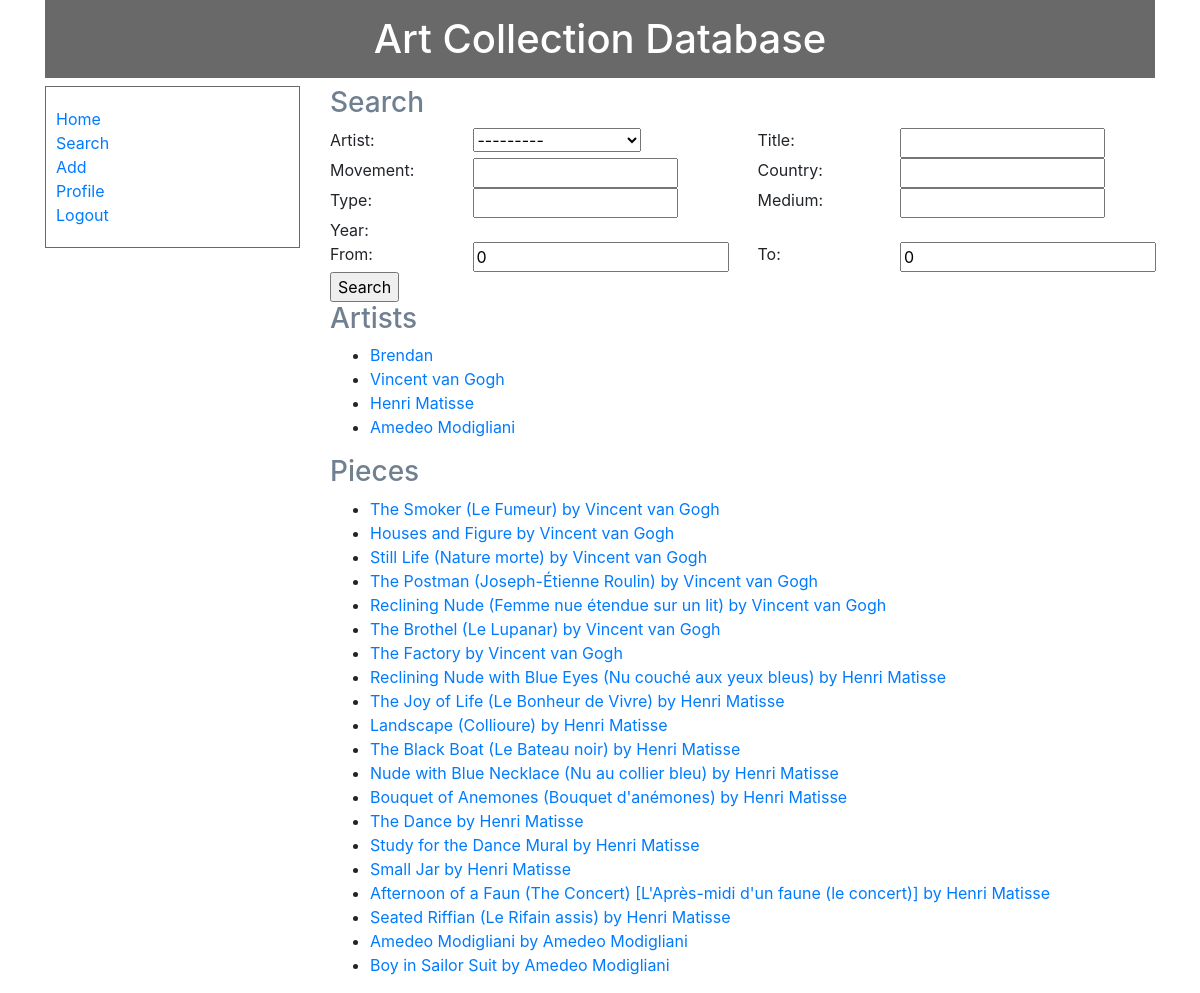
Page /ArtMuseum/search/ (signed in) on the earlier database version.
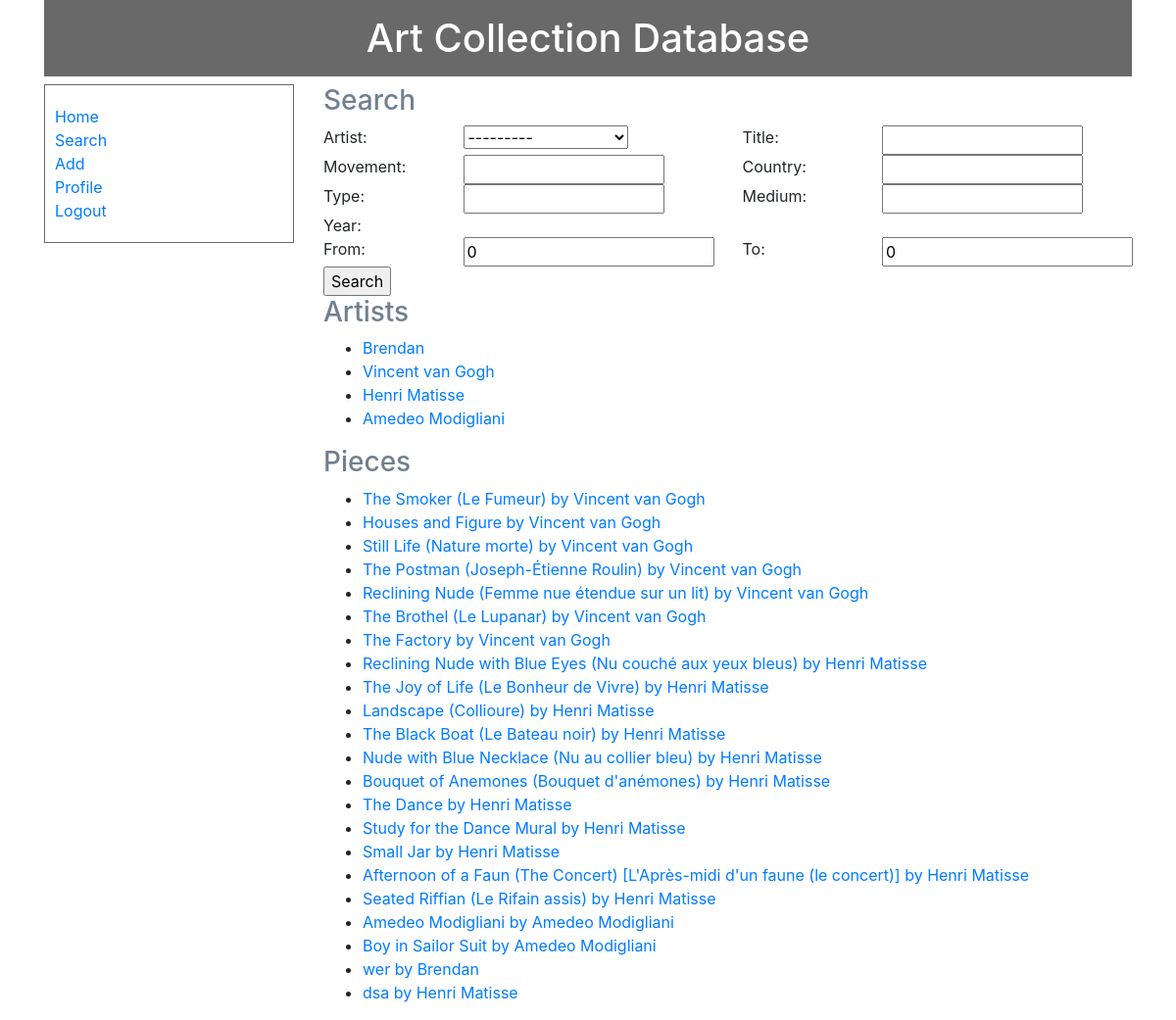
Same page on the later database version.
### ArtMuseum/models.py (models this page shows)
class Artist(models.Model):
    artist_name = models.CharField(max_length=200)
    movement = models.CharField(max_length=200)
    country = models.CharField(max_length=200)
    birth_year = models.IntegerField(default=0)
    death_year = models.IntegerField(default=0)
    def __str__(self):
        return self.artist_name

class Piece(models.Model):
    artist = models.ForeignKey(Artist, on_delete=models.CASCADE)
    title = models.CharField(max_length=200)
    type = models.CharField(max_length=200)
    medium = models.CharField(max_length=200)
    picture_url = models.CharField(max_length=500)
    year = models.IntegerField(default=0)
    def __str__(self):
        return f"{self.title} by {self.artist}"

### ArtMuseum/views.py (the view)
# urls.py: path('search/', views.query, name='search'),
def query(request):
    if not request.user.is_authenticated:
        return render(request, 'registration/login.html', {'message': None})
    pieces = Piece.objects.all()
    artists = Artist.objects.all()
    return render(request, 'search.html', {'pieces' : pieces,'artists' : artists})

### templates/search.html (shortened to what this page needs)
{% extends 'base.html' %}
{% block content %}
    <h3>Search</h3>
    <form  action="{% url 'search' %}" method="post">
    <div class="row">
        <div class="col-2">
        Artist:
        </div>
        <div class="col-lg-4 col-md-4 col-sm-10">
            <select name="artist">
                    <option value="" selected>---------</option>
            </select><br>
        </div>
        <div class="col-2">
        Title:
        </div>
        <div class="col-lg-4 col-md-4 col-sm-10">
            <input name="title" type="text" size="15">
        </div>
    </div>
    <div class="row">
        <div class="col-2">
            Movement: <br>
        </div>
        <div class="col-lg-4 col-md-4 col-sm-10">
            <input name="movement" type="text" size="15">
        </div>
        <div class="col-2">
            Country:
        </div>
        <div class="col-lg-4 col-md-4 col-sm-10">
            <input name="country" type="text" size="15">
        </div>
    </div>
    <div class="row">
        <div class="col-2">
            Type: <br>
        </div>
        <div class="col-lg-4 col-md-4 col-sm-10">
            <input name="type" type="text" size="15">
        </div>
        <div class="col-2">
            Medium:
        </div>
        <div class="col-lg-4 col-md-4 col-sm-10">
            <input name="medium" type="text" size="15">
        </div>
    </div>
    <div class="row">
        <div class="col-12">
            Year:
        </div>
    </div>
    <div class="row">
        <div class="col-2">
            From:
        </div>
        <div class="col-lg-4 col-md-4 col-sm-10">
             <input name="yearfrom" type="number" value="0" size="15">
        </div>
        <div class="col-2">
            To:
        </div>
        <div class="col-lg-4 col-md-4 col-sm-10">
             <input name="yearto" type="number" value="0" size="15">
        </div>
    </div>
    <div class="row">
        <div class="col-12">
            <input type="submit" value="Search">
        </div>
    </div>
    </form>
    <h3>Artists</h3>
    <ul>
        {% for artist in artists %}
                <li><a href="{% url 'artist' artist.id %}">{{ artist }}</a></li>
        {% endfor %}
    </ul>
    <h3>Pieces</h3>
    <ul>
        {% for piece in pieces %}
                <li><a href="{% url 'piece' piece.id %}">{{ piece }}</a></li>
        {% endfor %}
    </ul>
{% endblock content %}

Differences in the rows shown:
added Piece: title+artist "wer by Brendan"
added Piece: title+artist "dsa by Henri Matisse"
